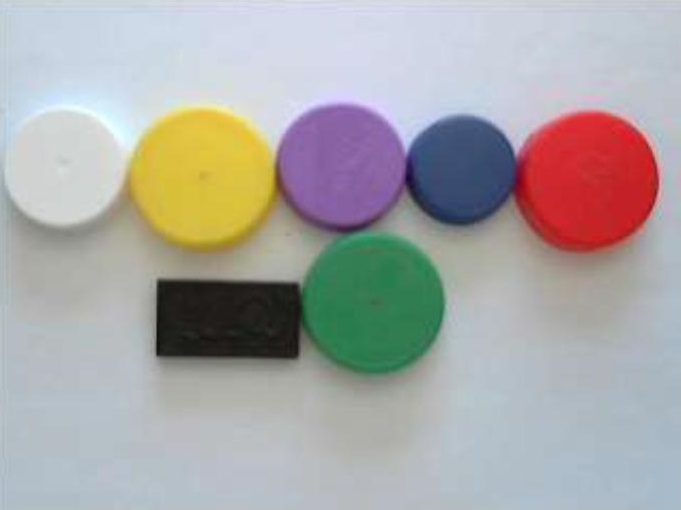
%> input picture Laboratories/Lab 1/Data/bottlecaps.jpg, 681 x 510 px
$ octave Lab1_task2.m   (GNU Octave 9; MATLAB toolbox functions it lacks are replaced by stand-ins)
%> lines starting %> are read from the running program, lines starting %| are printed output that depends on the picture
% % % % % % % % % % % % % % % % % % % % % % % % % % % % % % % % % % % % % %
% Instituto Superior Tecnico
% Computational Vision - Lab 1 - Task 2
%
% Authors:
% David Marafuz Gaspar - 106541
% Pedro Gaspar Mónico - 106626
% % % % % % % % % % % % % % % % % % % % % % % % % % % % % % % % % % % % % %

% Load the original image
img = imread('./Data/bottlecaps.jpg');
%> img is the input picture: size 510x681x3 uint8; mean R, G, B 170.6, 168.5, 167.8

% Perform conversions
img_hsv = rgb2hsv(img);
%> img_hsv: size 510x681x3 double; mean H, S, V 0.483, 0.192, 0.731
img_ycbcr = rgb2ycbcr(img);
%> img_ycbcr: size 510x681x3 uint8; mean of channels 1, 2, 3 161.2, 127.4, 129
img_gray = rgb2gray(img);
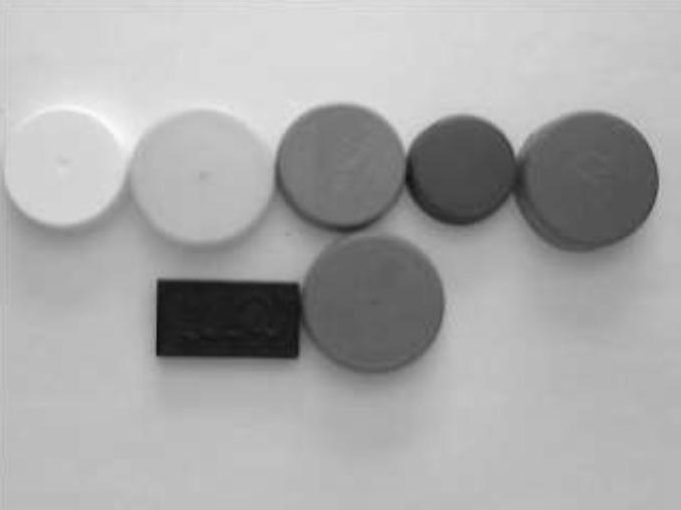
%> img_gray: size 510x681 uint8; min 15, max 250, mean 169.1

% Save the new images
imwrite(img_hsv, './Data/bottlecaps_hsv.jpg');
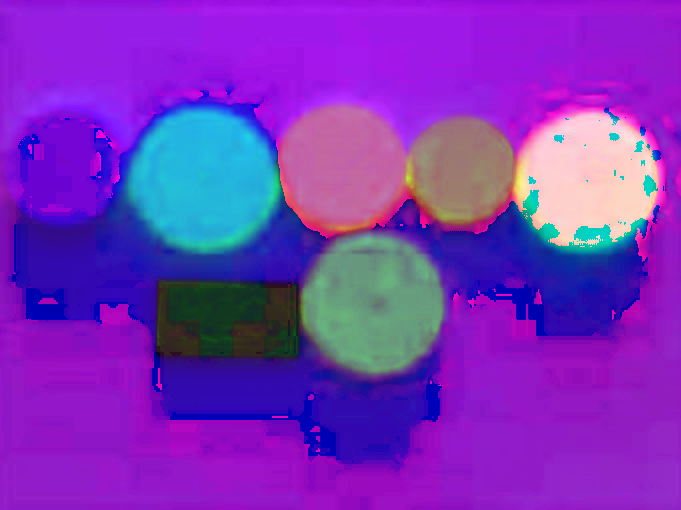
%> saved as bottlecaps_hsv.jpg: size 510x681x3 uint8; mean R, G, B 123.1, 49.1, 186.4
imwrite(img_ycbcr, './Data/bottlecaps_ycbcr.jpg');
imwrite(img_gray, './Data/bottlecaps_gray.jpg');
